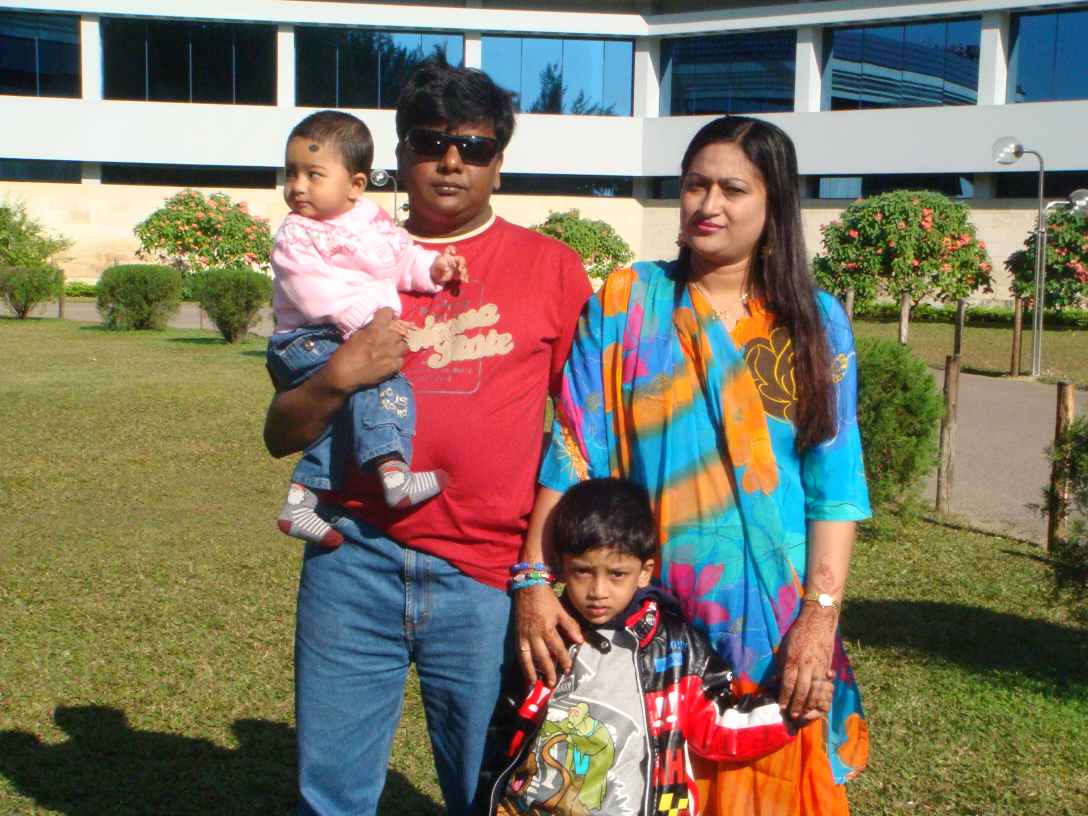
#> input picture DSC01983.JPG, 3264 x 2448 px, found by its file name (shown at 1/3 size)
$ python img_90d.py
#> lines starting #> are read from the running program, lines starting #| are printed output that depends on the picture
import numpy as np
import cv2

# img=cv2.imread('Capture2.jpg')
img=cv2.imread('DSC01983.jpg')
#> img is the input picture: shape (2448, 3264, 3); mean B, G, R 99, 116.6, 125.1
img=cv2.resize(img,(400,400))
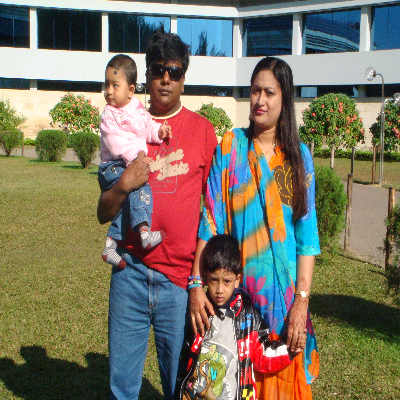
#> img: shape (400, 400, 3); mean B, G, R 98.9, 116.5, 125

rows,cols=img.shape[:2]
#> rows = 400; cols = 400

src_points=np.float32([[0,0],[cols-1,0],[0,rows-1],[cols-1,rows-1]])
#> src_points = [[0, 0], [399, 0], [0, 399], [399, 399]]
print(src_points)
#| [[  0.   0.]
#|  [399.   0.]
#|  [  0. 399.]
#|  [399. 399.]]

dst_points=np.float32([[0,0],[cols-1,0],[int(0.33*cols),rows-1],[int(0.66*cols),rows-1]])
print(dst_points)
#| [[  0.   0.]
#|  [399.   0.]
#|  [132. 399.]
#|  [264. 399.]]

projective_matrix=cv2.getPerspectiveTransform(src_points,dst_points)

img_output=cv2.warpPerspective(img,projective_matrix,(cols,rows))
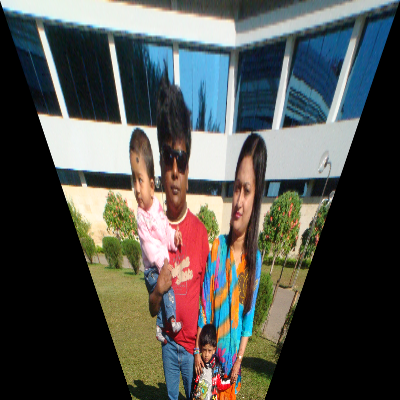
#> img_output: shape (400, 400, 3); mean B, G, R 78.7, 82.8, 81.2

cv2.imshow('Org', img)
cv2.imshow('90D', img_output)

cv2.waitKey(0)
cv2.destroyAllWindows()
